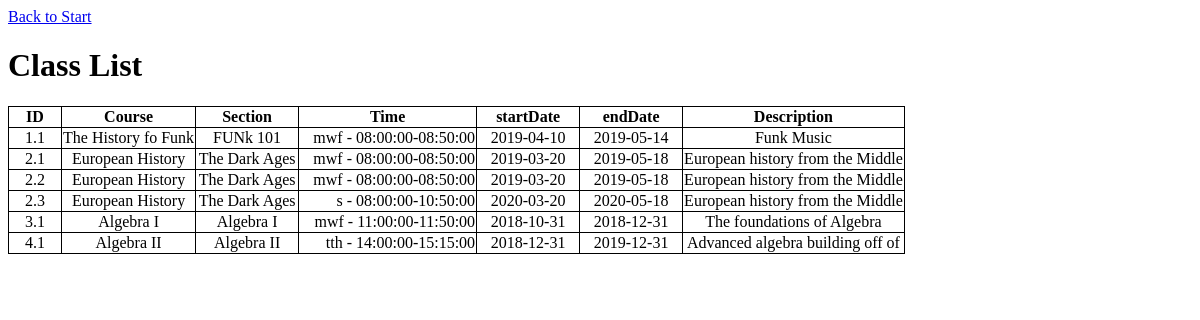
The app's page /all_classes.php (signed in), older data.
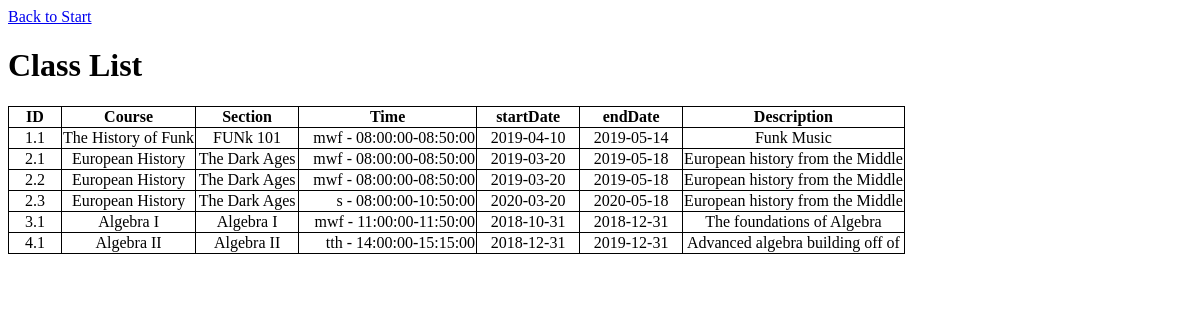
The same page, newer data.
### tables this page shows
CREATE TABLE `sections` (
  `courseID` int(11) NOT NULL,
  `sectionID` int(11) NOT NULL,
  `name` varchar(80) DEFAULT NULL,
  `capacity` int(11) DEFAULT NULL,
  `startDate` date DEFAULT NULL,
  `endDate` date DEFAULT NULL,
  `timeSlotID` int(11) DEFAULT NULL
);

CREATE TABLE `courses` (
  `courseID` int(11) NOT NULL,
  `title` varchar(80) DEFAULT NULL,
  `description` varchar(500) DEFAULT NULL,
  `mentorReq` int(11) DEFAULT NULL,
  `menteeReq` int(11) DEFAULT NULL
);

CREATE TABLE `timeslot` (
  `M` tinyint(1) DEFAULT NULL,
  `T` tinyint(1) DEFAULT NULL,
  `W` tinyint(1) DEFAULT NULL,
  `Th` tinyint(1) DEFAULT NULL,
  `F` tinyint(1) DEFAULT NULL,
  `Sa` tinyint(1) DEFAULT NULL,
  `timeSlotID` int(11) NOT NULL,
  `startTime` time DEFAULT NULL,
  `endTime` time DEFAULT NULL
);

### all_classes.php (the view, shortened to what this page needs)
<?php
	$myconnection = mysqli_connect('localhost', 'root', '')
    or die ('Could not connect: ' . mysql_error());
	$GetSections = "SELECT sec.courseID, sec.sectionID, cou.title, sec.name, cou.description, sec.startDate, sec.endDate, sec.timeSlotID
				   FROM sections sec, courses cou
				   WHERE cou.courseID = sec.courseID
				   ORDER BY sec.courseID,sec.sectionID ASC;";
	$sections= mysqli_query($myconnection, $GetSections) or die ("Failed to query database: " . mysqli_error($myconnection));
	$sections = $sections->fetch_all();
	$timeSlots = array();
	$usedTS = array();
	for($i = 0; $i<count($sections);$i++){
		if(!in_array($sections[$i][7],$usedTS)){
			$usedTS[] = $sections[$i][7];
			$GetTS = "SELECT ts.m,ts.t,ts.w,ts.th,ts.f,ts.sa,ts.startTime, ts.endTime FROM timeslot ts WHERE ts.timeSlotID = ". $sections[$i][7].";";
			$ts= mysqli_query($myconnection, $GetTS) or die ("Failed to query database: " . mysqli_error($myconnection));
			$ts = $ts->fetch_row();
			$timeSlots[$sections[$i][7]] = $ts;
		}
	}
?>
<!DOCTYPE html>
<html>
<head>
</head>
<body>
	<a href="index.php">Back to Start</a>
	<h1>Class List</h1>
	<table style="border:1px solid;border-collapse: collapse;">
			<tr style = "border:1px solid;border-collapse: collapse;">
				<th style="min-width:50px;border:1px solid;border-collapse: collapse;">ID</th>
				<th style="min-width:125px;border:1px solid;border-collapse: collapse;">Course</th>
				<th style="min-width:100px;border:1px solid;border-collapse: collapse;">Section</th>
				<th style="min-width:175px;border:1px solid;border-collapse: collapse;">Time</th>
				<th style="min-width:100px;border:1px solid;border-collapse: collapse;">startDate</th>
				<th style="min-width:100px;border:1px solid;border-collapse: collapse;">endDate</th>
				<th style="border:1px solid;border-collapse: collapse;">Description</th>
			</tr>
			<?php
			for($i = 0; $i<count($sections);$i++){
				$currentTS =$timeSlots[$sections[$i][7]];
				echo("<tr style = \"border:1px solid;border-collapse: collapse;\" >");
				echo("
				<td style = \"border:1px solid;border-collapse: collapse;text-align:center\">" . $sections[$i][0].".".$sections[$i][1] . "</td>
				<td style = \"border:1px solid;border-collapse: collapse;text-align:center\">" . $sections[$i][2] . "</td>
				<td style = \"border:1px solid;border-collapse: collapse;text-align:center\">" . $sections[$i][3] . "</td>
				<td style = \"border:1px solid;border-collapse: collapse;text-align:right \">");
				if($currentTS[0]){
					echo("m");
				}
				if($currentTS[1]){
					echo("t");
				}
				if($currentTS[2]){
					echo("w");
				}
				if($currentTS[3]){
					echo("th");
				}
				if($currentTS[4]){
					echo("f");
				}
				if($currentTS[5]){
					echo("s");
				}
				echo(" - " . $currentTS[6] . "-" . $currentTS[7] . "</td>
				<td style = \"border:1px solid;border-collapse: collapse;text-align:center\">" . $sections[$i][5] . "</td>
				<td style = \"border:1px solid;border-collapse: collapse;text-align:center\">" . $sections[$i][6] . "</td>
				<td style = \"border:1px solid;border-collapse: collapse;text-align:center\"><span title = \"".$sections[$i][4]."\">" . substr($sections[$i][4],0,33) . "<span></td>
				</tr>");
			}
				?>
			</table>
</body>
</html>

Row changes from the older to the newer data that the page shows:
changed through a linked row, sections "FUNk 101": courseID.title "The History fo Funk" → "The History of Funk"
